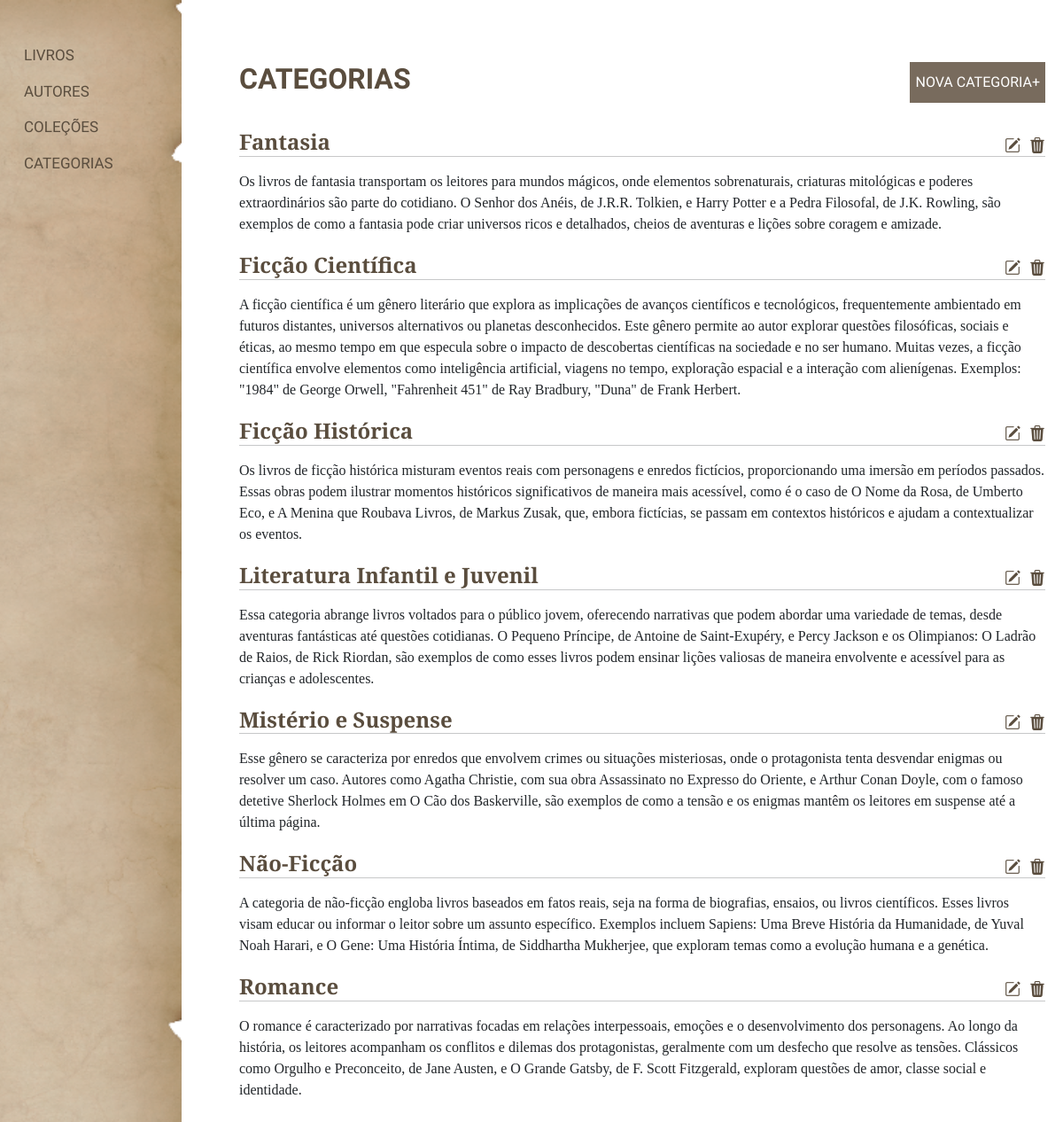
Page /categorias/ on the committed database.
### livros/models.py (models this page shows, shortened)
class Categoria(models.Model):
    nome = models.CharField(max_length=255, unique=True, verbose_name="Nome da Categoria:")
    descricao = models.TextField(blank=True, null=True, verbose_name="Descrição:")
    data_criacao = models.DateTimeField(auto_now_add=True, verbose_name="Data de Criação:")
    data_atualizacao = models.DateTimeField(auto_now=True, verbose_name="Data de Atualização:")

### livros/views.py (the view)
# urls.py: path('categorias/', views.categorias, name='categorias'),
def categorias(request):
    categoria_form = CategoriaForm()
    if request.method == "POST":
        if 'salvar_categoria' in request.POST:
            categoria_form = CategoriaForm(request.POST)
            if categoria_form.is_valid():
                categoria_form.save()
                return redirect('categorias')
    categorias = Categoria.objects.all().order_by("nome")
    return render(request, 'categorias.html', {
        'categoria_form': categoria_form,
        'categorias': categorias,
    })

### templates/categorias.html (shortened to what this page needs)
<!DOCTYPE html>
<html lang="en">
<head>
    {% load static %}
    <link rel="stylesheet" href="{% static 'css/categorias.css' %}">
    <link href="https://cdn.jsdelivr.net/npm/bootstrap@5.3.3/dist/css/bootstrap.min.css" rel="stylesheet"
>
    <link rel="stylesheet" href="https://cdn.jsdelivr.net/npm/bootstrap-icons@1.11.3/font/bootstrap-icons.min.css">
</head>
<body>
    <aside class="aside2">
        <ul class="lista-lateral">
            <li style="margin-left:15px; font-weight: 400"><a style="text-decoration:none; color: #5a4d3e" href="{% url 'index' %}">LIVROS</a></li>
            <li style="margin-left:15px; font-weight: 400"><a style="text-decoration:none; color: #5a4d3e" href="{% url 'autores' %}">AUTORES</a></li>
            <li style="margin-left:15px; font-weight: 400"><a style="text-decoration:none; color: #5a4d3e" href="{% url 'colecoes' %}">COLEÇÕES</a></li>
            <li style="margin-left:15px; font-weight: 400"><a style="text-decoration:none; color: #5a4d3e" href="{% url 'categorias' %}">CATEGORIAS</a></li>
        </ul>
    </aside>
    <main>
        <div class="main-actions">
            <h2>CATEGORIAS</h2>
            <button type="button" data-bs-toggle="modal" data-bs-target="#exampleModal">NOVA CATEGORIA+</button>
        </div>
        <div class="main-categorias">
            {% for categoria in categorias %}
            <div style="display:flex; justify-content: space-between; align-items:center; margin-top: 20px">
                <h4>{{categoria.nome}}</h4>
                <div class="main-icons">
                    <a style="color: #5a4d3e;" href="{% url 'editar_categoria' categoria.id %}">
                        <i style="color: #5a4d3e;" class="bi bi-pencil-square"></i>
                    </a>
                    <a style="color: #5a4d3e;" href="{% url 'deletar_categoria' categoria.id %}">
                        <i  class="bi bi-trash3-fill"></i>
                    </a>
                </div>
            </div>
            <hr style="margin-top: -7px">
            <span>{{categoria.descricao}}</span>
            {% endfor %}
        </div><br>
    </main>
</body>
</html>

### static/css/categorias.css (style rules this page uses)
html, body { height: 100%; margin: auto }
body { display: flex; gap: 20px }
aside { width: 235px; height: 100%; background-color: black; background: url('/static/images/barra_lateral.png') no-repeat center center; background-size: cover; margin-left: -30px; position: fixed; }
.lista-lateral { list-style: none; margin-left: 10px; margin-top: 50px; font-size: 17px; color: #5a4d3e ; }
.lista-lateral li { margin-top: 15px; font-family: "MedievalSharp", cursive; font-weight: 600; font-style: normal; cursor: pointer; }
main { width: 100%; margin-left: 250px; padding: 20px; font-family: "EB Garamond", serif; font-optical-sizing: auto; margin-top: 0px; margin-top: 50px; }
.main-actions { display: flex; flex-wrap:wrap; justify-content: space-between; }
.main-actions h2 { color: #5a4d3e; font-family: "MedievalSharp", cursive; font-weight: 600; font-style: normal; }
.main-actions button { background-color: #786b5d; color: white; font-family: "MedievalSharp", cursive; font-weight: 400; font-style: normal; border: 0; }
.main-categorias { margin-top: 30px; font-family: "EB Garamond", serif; }
.main-categorias h4 { font-weight: 600; color: #5a4d3e; }
.main-icons { display: flex; gap: 10px; color: #5a4d3e; font-size: large; align-items: end; justify-content: end; }

### rows in the picture
Categoria: nome "Fantasia", descricao "Os livros de fantasia transportam os leitores para mundos mágicos, onde elementos sobrenaturais, criaturas mitológicas e poderes extraordinários são parte do cotidiano. O Senhor dos Anéis, de J.R.R. Tolkien, e Harry Potter e a Pedra Filosofal, de J.K. Rowling, são exemplos de como a fantasia pode criar universos ricos e detalhados, cheios de aventuras e lições sobre coragem e amizade."
Categoria: nome "Ficção Científica", descricao "A ficção científica é um gênero literário que explora as implicações de avanços científicos e tecnológicos, frequentemente ambientado em futuros distantes, universos alternativos ou planetas desconhecidos. Este gênero permite ao autor explorar questões filosóficas, sociais e éticas, ao mesmo tempo em que especula sobre o impacto de descobertas científicas na sociedade e no ser humano. Muitas vezes, a ficção científica envolve elementos como inteligência artificial, viagens no tempo, exploração espacial e a interação com alienígenas. Exemplos: \"1984\" de George Orwell, \"Fahrenheit 451\" de Ray Bradbury, \"Duna\" de Frank Herbert."
Categoria: nome "Ficção Histórica", descricao "Os livros de ficção histórica misturam eventos reais com personagens e enredos fictícios, proporcionando uma imersão em períodos passados. Essas obras podem ilustrar momentos históricos significativos de maneira mais acessível, como é o caso de O Nome da Rosa, de Umberto Eco, e A Menina que Roubava Livros, de Markus Zusak, que, embora fictícias, se passam em contextos históricos e ajudam a contextualizar os eventos."
Categoria: nome "Literatura Infantil e Juvenil", descricao "Essa categoria abrange livros voltados para o público jovem, oferecendo narrativas que podem abordar uma variedade de temas, desde aventuras fantásticas até questões cotidianas. O Pequeno Príncipe, de Antoine de Saint-Exupéry, e Percy Jackson e os Olimpianos: O Ladrão de Raios, de Rick Riordan, são exemplos de como esses livros podem ensinar lições valiosas de maneira envolvente e acessível para as crianças e adolescentes."
Categoria: nome "Mistério e Suspense", descricao "Esse gênero se caracteriza por enredos que envolvem crimes ou situações misteriosas, onde o protagonista tenta desvendar enigmas ou resolver um caso. Autores como Agatha Christie, com sua obra Assassinato no Expresso do Oriente, e Arthur Conan Doyle, com o famoso detetive Sherlock Holmes em O Cão dos Baskerville, são exemplos de como a tensão e os enigmas mantêm os leitores em suspense até a última página."
Categoria: nome "Não-Ficção", descricao "A categoria de não-ficção engloba livros baseados em fatos reais, seja na forma de biografias, ensaios, ou livros científicos. Esses livros visam educar ou informar o leitor sobre um assunto específico. Exemplos incluem Sapiens: Uma Breve História da Humanidade, de Yuval Noah Harari, e O Gene: Uma História Íntima, de Siddhartha Mukherjee, que exploram temas como a evolução humana e a genética."
Categoria: nome "Romance", descricao "O romance é caracterizado por narrativas focadas em relações interpessoais, emoções e o desenvolvimento dos personagens. Ao longo da história, os leitores acompanham os conflitos e dilemas dos protagonistas, geralmente com um desfecho que resolve as tensões. Clássicos como Orgulho e Preconceito, de Jane Austen, e O Grande Gatsby, de F. Scott Fitzgerald, exploram questões de amor, classe social e identidade."
